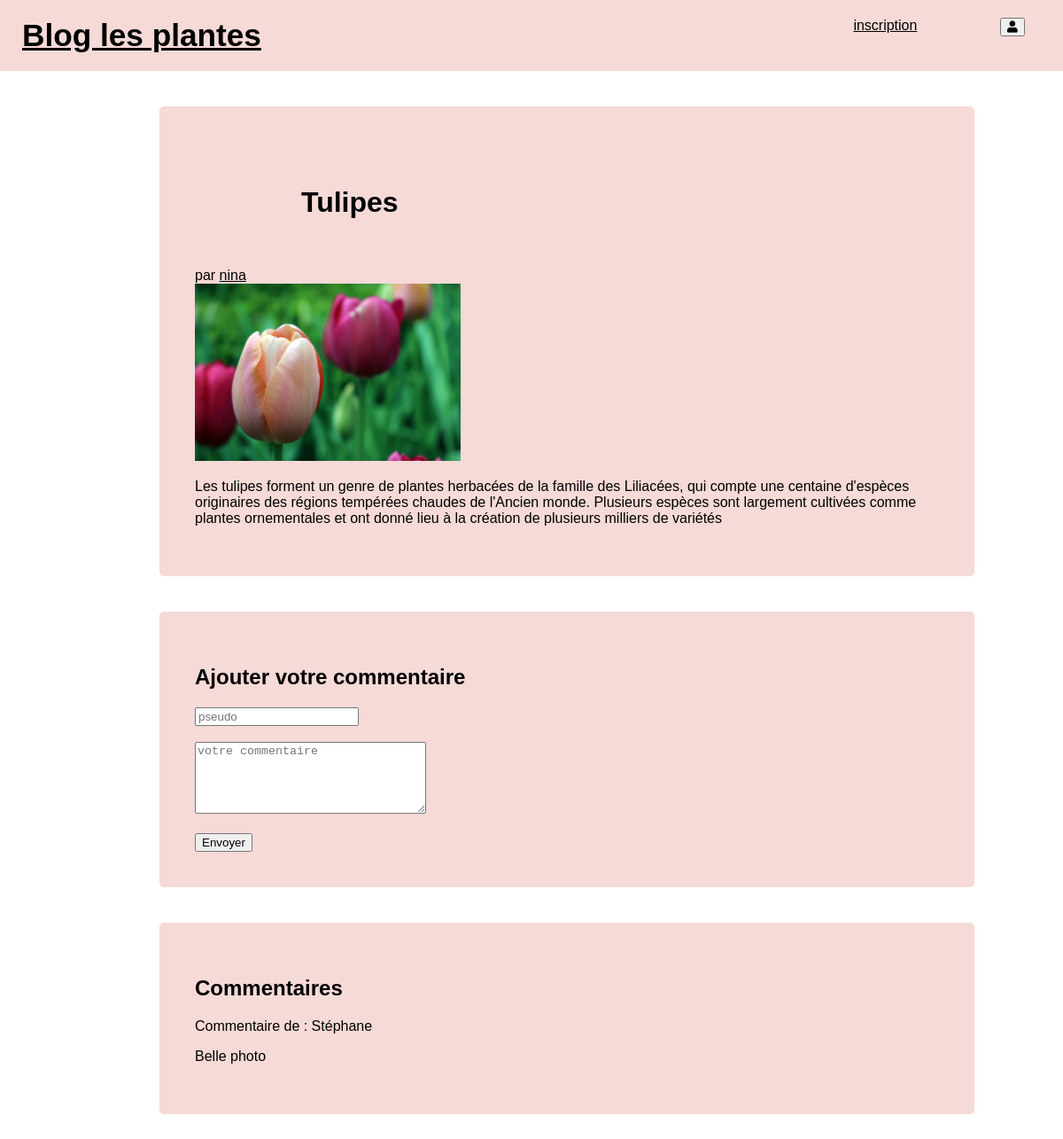
Screenshot of /article.php?id=1 with the database file from the repository.
### tables this page shows
CREATE TABLE IF NOT EXISTS `posts` (
  `id` tinyint(3) NOT NULL AUTO_INCREMENT,
  `title` varchar(150) NOT NULL,
  `content` text NOT NULL,
  `publication_date` datetime NOT NULL DEFAULT CURRENT_TIMESTAMP,
  `image` varchar(100) NOT NULL,
  `writerid` tinyint(3) UNSIGNED NOT NULL,
  PRIMARY KEY (`id`),
  KEY `writerid` (`writerid`)
);

CREATE TABLE IF NOT EXISTS `writers` (
  `id` tinyint(3) UNSIGNED NOT NULL AUTO_INCREMENT,
  `username` varchar(30) NOT NULL,
  `hashed_password` varchar(60) NOT NULL,
  PRIMARY KEY (`id`)
);

CREATE TABLE IF NOT EXISTS `comments` (
  `id` tinyint(3) UNSIGNED NOT NULL AUTO_INCREMENT,
  `username` varchar(30) NOT NULL,
  `content` text NOT NULL,
  `publication_date` datetime NOT NULL DEFAULT CURRENT_TIMESTAMP,
  `articleid` tinyint(3) NOT NULL,
  PRIMARY KEY (`id`),
  KEY `articleid` (`articleid`)
);

### article.php (called while the page is built, shortened)
<?php
$dbh = new PDO(
    'mysql:host=localhost;dbname=monblog;charset=utf8',
    'root',
    '',
    [
        PDO::ATTR_ERRMODE => PDO::ERRMODE_EXCEPTION,
        PDO::ATTR_DEFAULT_FETCH_MODE => PDO::FETCH_ASSOC
    ]
);
$query = 'SELECT posts.id AS postid, posts.title, posts.image, posts.content, posts.publication_date, posts.writerid, writers.id, writers.username FROM posts INNER JOIN writers ON writers.id = posts.writerid WHERE posts.id = :postid';
$sth = $dbh->prepare($query);
$sth->bindValue(':postid', htmlspecialchars($_GET['id']), PDO::PARAM_STR);
$sth->execute();
$theArticle = $sth->fetch();
$query = 'SELECT username, content, articleid FROM comments WHerE articleid=:articleid';
$sth = $dbh->prepare($query);
$sth->bindValue(':articleid', htmlspecialchars($theArticle['postid']), PDO::PARAM_STR);
$sth->execute();
$allComments = $sth->fetchAll();
include 'article.phtml';

### article.phtml (the view, shortened to what this page needs)
<!DOCTYPE html>
<html lang="en">
<head>
    <link href="style.css" rel="stylesheet">
</head>
<body>
<?php
    if (!empty($_SESSION)) {
        include('nav_logged.phtml');
    } else {
        include('nav.phtml');
    }
    ?>
    <div id="container-post">
        <h1><?php echo $theArticle['title']; ?></h1><br>
        <p>par <a href="http://localhost/blog/writer.php?id=<?= $theArticle['writerid']; ?>"><?= $theArticle['username']; ?></a><br>
            <img src="http://localhost/blog/uploads/<?= $theArticle['image']; ?>">
            <p><?= $theArticle['content']; ?></p>
    </div>
    <div id="container-add-comment">
        <h2>Ajouter votre commentaire</h2>
        <form action="article.php" method="post">
            <input type='text' name="pseudo" placeholder="pseudo"><br><br>
            <textarea rows="5" cols="30" type='text' name="commentaire" placeholder="votre commentaire"></textarea><br>
            <input type="hidden" name="postidcomment" value="<?= $theArticle['postid']; ?>"><br>
            <button type="submit">Envoyer</button>
        </form>
    </div>
    <div id="comment-thread">
        <h2>Commentaires</h2>
        <?php foreach ($allComments as $key => $comment) : ?>
            <p> Commentaire de : <?php echo $comment['username']; ?></p>
            <p><?php echo $comment['content']; ?>
            <?php endforeach; ?>
    </div>
</body>
</html>

### style.css (style rules this page uses)
body { font-family: sans-serif; margin: 0; padding: 0; }
h1 { margin-left: 10vw; margin-top: 50px; }
a { color: black; }
#container-post { margin-top: 40px; width: 70vw; margin-left: 15vw; background-color: rgb(245, 218, 215); padding: 40px; border-radius: 5px; }
#container-post img { max-width: 1000px; }
#container-add-comment { margin-top: 40px; width: 70vw; margin-left: 15vw; background-color: rgb(245, 218, 215); padding: 40px; border-radius: 5px; }
#comment-thread { margin-top: 40px; width: 70vw; margin-left: 15vw; background-color: rgb(245, 218, 215); padding: 40px; border-radius: 5px; margin-bottom: 100px; }

### rows the page displays
posts: title "Tulipes", writerid.username "nina", image (picture), content "Les tulipes forment un genre de plantes herbacées de la famille des Liliacées, qui compte une centaine d'espèces originaires des régions tempérées chaudes de l'Ancien monde. Plusieurs espèces sont largement cultivées comme plantes ornementales et ont donné lieu à la création de plusieurs milliers de variétés"
comments: username "Stéphane", content "Belle photo"
